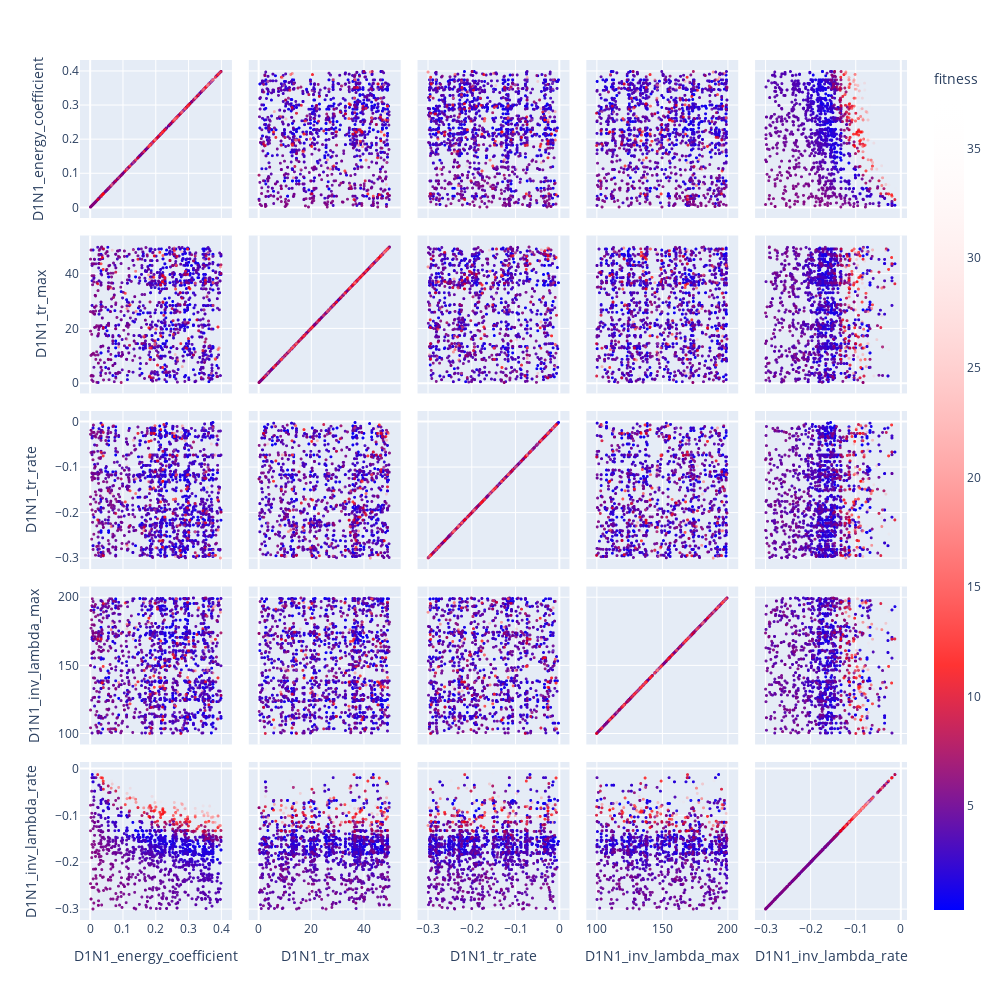

Here is the notebook cell this chart was saved with:
### Code cell
viewer.parameters_scatter_matrix(nbest=2000)

### Figure 1 — Plotly figure (JSON) as saved in the notebook; plotly's stock layout.template omitted (floating-point values rounded to 4 significant figures; data arrays with more than 128 entries replaced by an {"elided": "..."} marker saying what was removed)
{"data": [{"dimensions": [{"axis": {"matches": true}, "label": "D1N1_energy_coefficient", "values": {"elided": "2000 float values"}}, {"axis": {"matches": true}, "label": "D1N1_tr_max", "values": {"elided": "2000 float values"}}, {"axis": {"matches": true}, "label": "D1N1_tr_rate", "values": {"elided": "2000 float values"}}, {"axis": {"matches": true}, "label": "D1N1_inv_lambda_max", "values": {"elided": "2000 float values"}}, {"axis": {"matches": true}, "label": "D1N1_inv_lambda_rate", "values": {"elided": "2000 float values"}}], "hovertemplate": "%{xaxis.title.text}=%{x}<br>%{yaxis.title.text}=%{y}<br>fitness=%{marker.color}<extra></extra>", "legendgroup": "", "marker": {"color": {"elided": "2000 float values"}, "coloraxis": "coloraxis", "size": 3, "symbol": "circle"}, "name": "", "showlegend": false, "type": "splom", "unselected": {"marker": {"opacity": 0.01}}}], "layout": {"coloraxis": {"colorbar": {"title": {"text": "fitness"}}, "colorscale": [[0, "rgba(0,0,255,1)"], [0.3, "rgba(255,0,0,0.8)"], [1, "rgba(255,255,255,0.0)"]]}, "dragmode": "select", "height": 1000, "legend": {"tracegroupgap": 0}, "margin": {"t": 60}, "width": 1000}}
